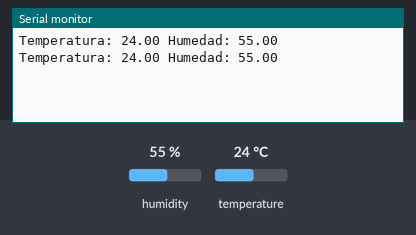
Bench run of a sketch on a simulated ESP8266 (NodeMCU). On the bench: the last lines printed to the serial monitor. The inputs (shaded band) are chosen by the test bench; at power-on: humidity 55 %, temperature 24 °C.

Above: at 5.8 s.
5.9 s: humidity set to 22 %
At 11.1 s:
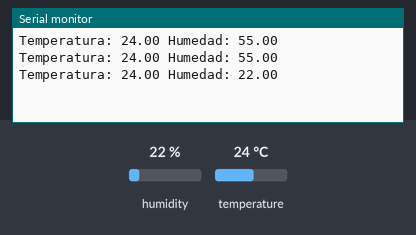
11.9 s: temperature set to 12 °C
At 15.8 s:
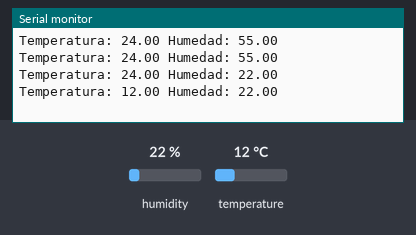
17.9 s: humidity set to 40 %
At 20.4 s:
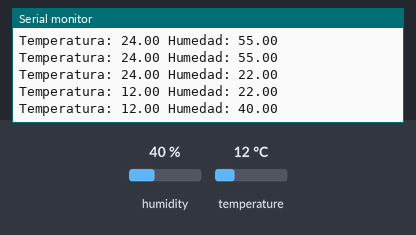
Timing chart, 0 to 21.9 s (numbered marks = the images above; inputs shaded):
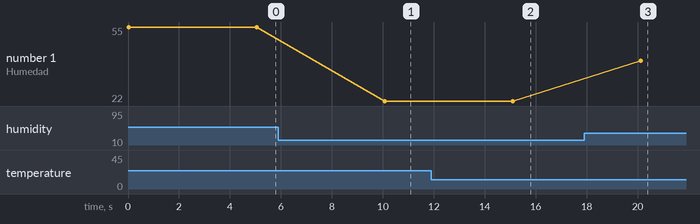

The sketch:

3_SensorDeTemperatura.ino
```cpp
#include <DHT.h>
#include <DHT_U.h>

DHT dht(D1, DHT11); //declarando objeto

float temp, hum;

void setup() {
  Serial.begin(9600);
  dht.begin(); // inicializamos objeto

}

void loop() {
  hum = dht.readHumidity(); // leer humedad
  temp = dht.readTemperature(); // leer temperatura

  Serial.println("Temperatura: " + String(temp) + " Humedad: " + String(hum));

  delay(5000);

}
```

Measured:
- after the input at 5.9 s, the serial monitor: prints a new line after 4.2 s (image 1)
- after the input at 11.9 s, the serial monitor: prints a new line after 3.2 s (image 2)
- after the input at 17.9 s, the serial monitor: prints a new line after 2.2 s (image 3)
- plotted number 1: 55 → 22 after the input at 5.9 s, 22 → 40 after the input at 17.9 s
